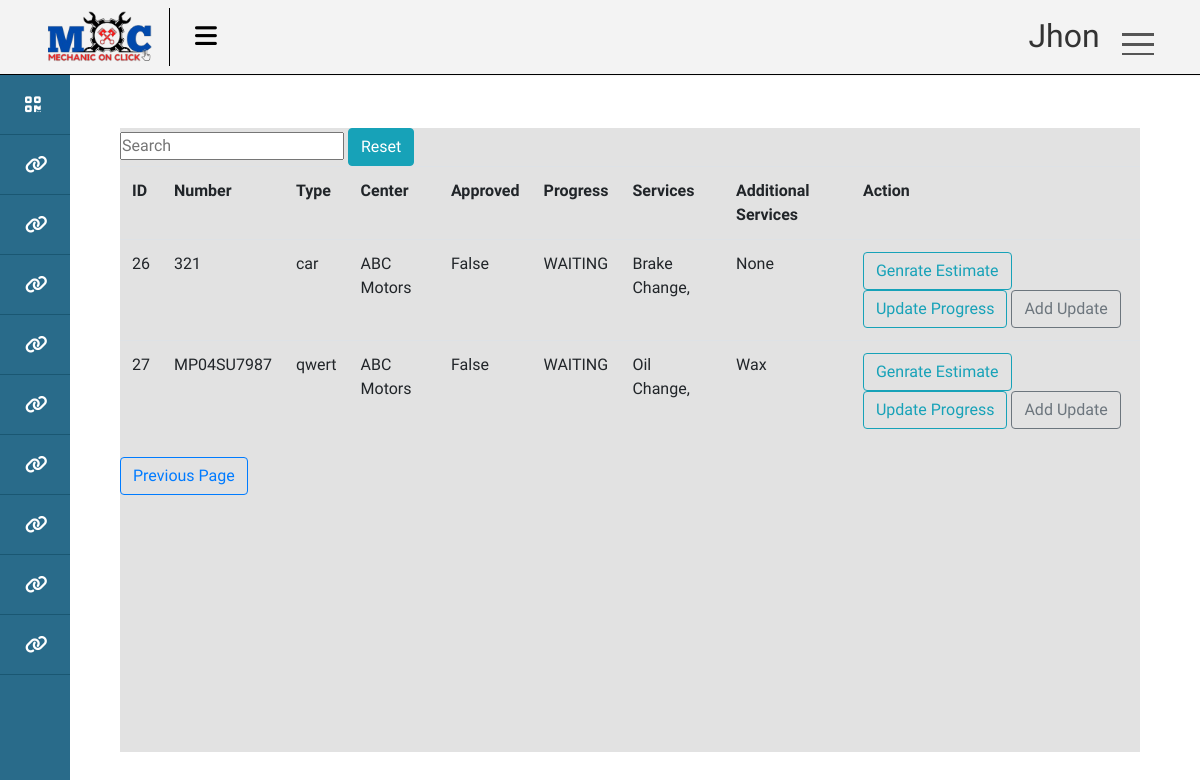
Page /services/list/ (signed in) on the earlier database version.
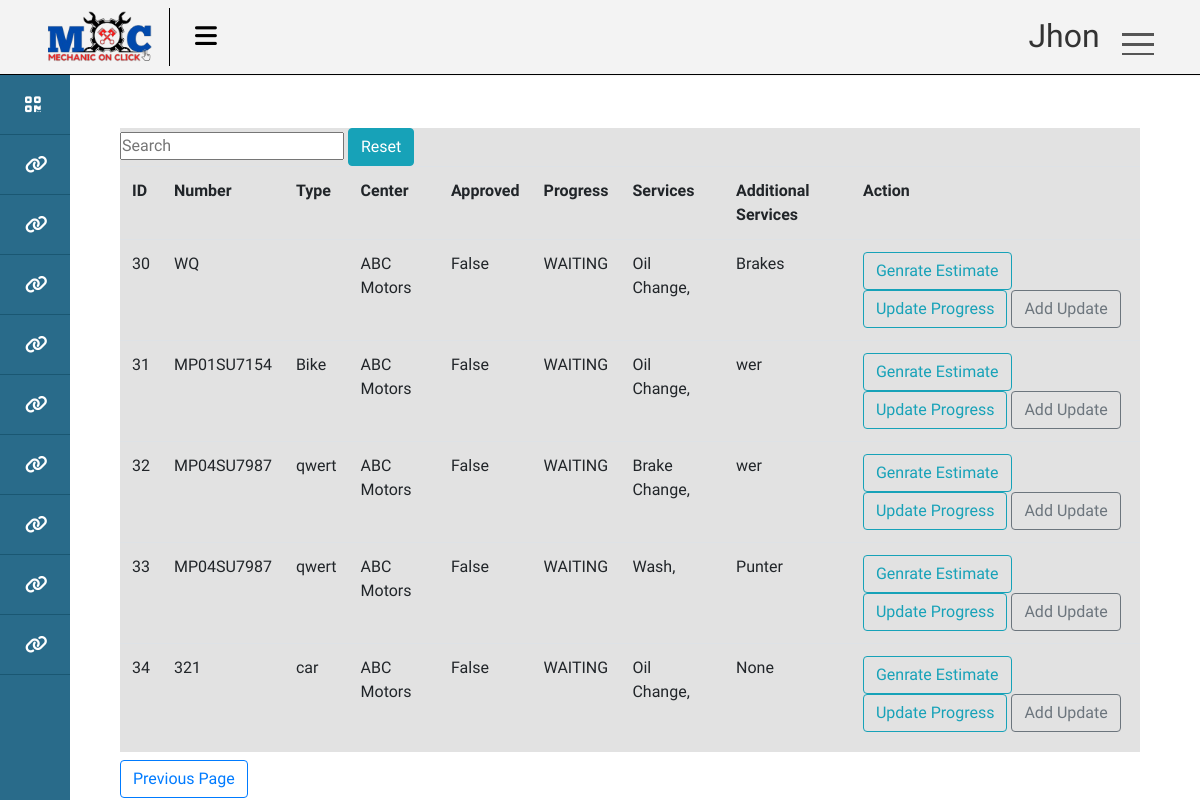
Same page on the later database version.
### account/models.py (models this page shows)
class User(AbstractUser):
    class Role(models.TextChoices):
        ADMIN = "ADMIN" , "Admin"
        CUSTOMER = 'CUSTOMER' , "Customer"
        EMPLOYEE = 'EMPLOYEE' , 'Employee'
        HR = 'HR' , 'Human Resource Manager'
        SM = 'SM' , 'Service Manager'
        SA = 'SA' , 'Service Advisor'
        NA = 'NA' , 'NA'
        BSM = 'BSM' , 'Body Shop Manager'
        BSA = 'BSA' , 'Body Shop Advisor'
        CRM = 'CRM' , 'Customer Relationship Manager'
        SPM = 'SPM' , 'Spare Part Manager'
        SPE = 'SPE' , 'Spare Part Executive'
        AM  = 'AM' , 'Account Manager'
    phone = models.CharField(max_length=13,unique=True , null=True , blank=True)
    role = models.CharField(max_length=50 , choices=Role.choices ,default= Role.CUSTOMER)
    is_active = models.BooleanField(default=False)

### ERP/models.py (models this page shows, shortened)
class Service(models.Model):
    class Progress(models.TextChoices):
        WAITING = 'WAITING' , 'Waiting'
        DOING = 'DOING' , 'Doing'
    vehical = models.ForeignKey(Vehical , on_delete=models.SET_NULL, blank=True , null= True)
    center = models.ForeignKey(Center , on_delete=models.SET_NULL , null=True , blank= True)
    services = models.ManyToManyField(CenterServices)
    products = models.ManyToManyField(CenterProduct)
    progress = models.CharField(max_length=20 , choices=Progress.choices , default= Progress.WAITING)
    date = models.DateTimeField(auto_now_add=True)
    additional_services = models.CharField(max_length=200 ,null=True , blank=True)
    additional_services_cost = models.IntegerField(default=0)
    is_approved = models.BooleanField(default=False)
    def __str__(self) -> str:
        return str(self.vehical.number) + ' - ' + str(self.date.date())

class Vehical(models.Model):
    customer = models.ForeignKey(Customer , on_delete=models.CASCADE)
    number = models.CharField(max_length=20 , unique= True , blank=False , null= False)
    type = models.CharField(max_length=20)

class CenterServices(models.Model):
    name = models.CharField(max_length=100)
    description = models.CharField(max_length=400, default="Diam dolor diam ipsum sit amet diam et eos erat ipsum")
    price = models.IntegerField(default=500)
    center = models.ForeignKey(Center,on_delete= models.CASCADE)
    tax = models.FloatField(default=5)

### Franchise/models.py (models this page shows, shortened)
class Center(models.Model):
    name = models.CharField(max_length=100)
    location = models.ForeignKey(Location , null=True , blank= True , on_delete= models.SET_NULL)
    code = models.CharField(max_length=12 , unique=True , null=True , blank= True)

### account/decorators.py (the view)
        def wrapper(request , *args, **kwargs):
            group = None
            role = request.user.role
            if role in allowed_roles:
                return view_func(request , *args, **kwargs)
            else :
                return redirect('unauth_page')

### ERP/views.py (called while the page is built)
@login_required(login_url= 'login_page')
@allowed_users(allowed_roles=[User.Role.EMPLOYEE,User.Role.ADMIN])
def employee_service_list(request):
    context = {}
    employee = Employee.objects.get(user = request.user )
    services = list(Service.objects.filter(center = employee.center))
    print(services)
    context['services'] = services
    return render(request , 'ERP/service/employee_list.html', context)

### templates/ERP/service/employee_list.html (shortened to what this page needs)
{% extends 'ERP/base.html' %}
{% load static %}
{% block content %}
{% include 'ERP/search_widget.html' %}
<table id="myTable" class = 'table'>
    <tr>
        <th>ID</th>
        <th>Number</th>
        <th>Type</th>
        <th>Center</th>
        <th>Approved</th>
        <th>Progress</th>
        <th>Services</th>
        <th>Additional Services</th>
        <th>Action</th>
        </tr>
        {% for service in services %}
        <tr>
            <td>{{service.id}}</td>
            <td>{{service.vehical.number}}</td>
            <td>{{service.vehical.type}}</td>
            <td>{{service.center.name}}</td>
            <td>{{service.is_approved}}</td>
            <td>{{service.progress}}</td>
            <td>
                {% for ser in service.services.all %}
            <p>{{ser.name}},</p>
                    {% endfor %}
            </td>
            <td>{{service.additional_services}}</td>
            <td>
                <a class="btn btn-outline-info" href="{% url 'genrate_estimate' service.id %}">Genrate Estimate</a>
                <a class="btn btn-outline-info" href="{% url 'progress_update_page' service.id %}">Update Progress</a>
                <a class="btn btn-outline-secondary" href="{% url 'employee_service_update_page' service.id %}">Add Update</a>
            </td>
        </tr>
        {% endfor %}
        </table>
        <input class="btn btn-outline-primary" type=button value="Previous Page" onClick="javascript:history.go(-1);">
{% endblock %}

### templates/ERP/base.html (shortened to what this page needs)
{% load static %}
<!DOCTYPE html>
<html lang="en">
<head>
   <link rel="stylesheet" href="{% static 'css/dashboard.css' %}">
   <link rel="stylesheet" href="https://cdn.jsdelivr.net/npm/bootstrap@4.0.0/dist/css/bootstrap.min.css">
 </head>
</head>
<body>
<div id="main">
 <div class="wrapper hover_collapse">
	<div class="top_navbar">
		<div class="logo"><img src="{% static 'img/MoC.png' %}" alt=""></div>
		<div class="menu">
			<div class="hamburger">
				<i class="fas fa-bars"></i>
			</div>
		</div>
	</div>
    <div class="navigation">
		<div class="userBx">
			<p class="username">{{request.user}}</p>
		</div>
		<div class="menuToggle"></div>
      <ul class="menu2">
	  </ul>
	</div>
	{% include 'ERP/dashboard/main_dash.html' %}
	<div class="box">
        {% block content %}
        {% endblock %}
	</div>
</div>
</div>
</body>
</html>

### templates/ERP/dashboard/main_dash.html
{% if request.user.role == "CUSTOMER" %}
{% include 'ERP/dashboard/customer.html' %}
{% else %}
{% include 'ERP/dashboard/admin.html' %}
{% endif %}

### templates/ERP/dashboard/admin.html (shortened to what this page needs)
<div class="sidebar">
    <div class="sidebar_inner">
    <ul>
        <li>
            <a href=" {% url 'add_service_page' %} ">
                <span class="icon"><i class="fa fa-qrcode"></i></span>
            </a>
        </li>
        <li>
            <a href="{% url 'employee_service_list' %}">
                <span class="icon"><i class="fa fa-link"></i></span>
            </a>
        </li>
        <li>
            <a href="{% url 'estimates' %}">
                <span class="icon"><i class="fa fa-link"></i></span>
            </a>
        </li>
        <li>
            <a href="{% url 'approve_page' %}">
                <span class="icon"><i class="fa fa-link"></i></span>
            </a>
        </li>
        <li>
            <a href="{% url 'attendance' %}">
                <span class="icon"><i class="fa fa-link"></i></span>
            </a>
        </li>
        <li>
            <a href="{% url 'assign_task' %}">
                <span class="icon"><i class="fa fa-link"></i></span>
            </a>
        </li>
        <li>
            <a href="{% url 'tasks_list' %}">
                <span class="icon"><i class="fa fa-link"></i></span>
            </a>
        </li>
        <li>
            <a href="{% url 'employee_tasks' %}">
                <span class="icon"><i class="fa fa-link"></i></span>
            </a>
        </li>
        <li>
            <a href="{% url 'center_product_list' %}">
                <span class="icon"><i class="fa fa-link"></i></span>
            </a>
        </li>
        <li>
            <a href="{% url 'add_product' %}">
                <span class="icon"><i class="fa fa-link"></i></span>
            </a>
        </li>
    </ul>
    </div>
</div>

### templates/ERP/search_widget.html
<div >
    <input placeholder="Search" type="text" id="searchbox" onkeyup="searchFunction()">
    <a href="" class="btn btn-info">Reset</a>
</div>

### static/css/dashboard.css (style rules this page uses)
* { font-family: "Baloo Paaji 2", cursive; margin: 0; padding: 0; box-sizing: border-box; list-style: none; text-decoration: none; }
body { background: #ffffff; }
#main { width:100%; height:100%; background-color: salmon; }
.top_navbar { position: fixed; top: 0; left: 0; width: 100%; height: 75px; background: #f3f3f3; box-shadow: 1px 0 2px rgba(0, 0, 0, 0.125); display: flex; align-items: center; border-bottom: 1px solid #000000; }
.top_navbar .logo { width: 170px; padding: 0px 45px; color: white; border-right: 1px solid #000000; }
.top_navbar > .logo > img { width: 110px; }
.top_navbar .menu { width: calc(50% - 250px); padding: 0 25px; display: flex; justify-content: space-between; align-items: center; }
.top_navbar .hamburger { font-size: 25px; cursor: pointer; color: rgb(0, 0, 0); }
.hover_collapse .sidebar { width: 70px; }
.navigation { position: absolute; top: 0px; top: 14px; right: 32px; width: 160px; height: 69px; display: flex; justify-content: space-between; transition: height 0.5s, width 0.5s; overflow: hidden; z-index: 9999; border-radius: 25px; }
.navigation .userBx { position: relative; width: 60px; height: 60px; display: flex; margin-left: 12%; display: flex; align-items: center; justify-content: space-evenly; transition: 0.5s; transition-delay: 0.5s; }
.navigation .userBx .username { white-space: nowrap; text-overflow: hidden; margin-left: 2%; color: #333; font-size: 32px; }
.navigation .menuToggle { position: relative; width: 60px; height: 60px; cursor: pointer; display: flex; justify-content: center; align-items: center; }
.navigation .menuToggle::before { content: ""; position: absolute; width: 32px; height: 3px; background-color: #555; transform: translateY(-10px); box-shadow: 0 10px #555; transition: 0.5s; }
.navigation .menuToggle::after { content: ""; position: absolute; width: 32px; height: 2px; background-color: #555; transform: translateY(10px); transition: 0.5s; }
.sidebar { position: fixed; top: 75px; left: 0; width: 280px; height: 100%; background: #296b8a; z-index: 99; }
.sidebar ul li a { display: block; padding: 16px 25px; border-bottom: 1px solid #1a5772; color: #0e94d4; }
.sidebar ul li a .icon { font-size: 18px; color: white; vertical-align: middle; }
.menu2 { position: absolute; width: 100%; height: calc(100%-60px); margin-top: 60px; padding: 20px; border-top: 1px solid black; }
#main .box { position: fixed; width: 85%; height: 78%; background-color: #e2e2e2; position: absolute; right:5%; bottom: 6%; }

Differences in the rows shown:
removed Service: id "26", vehical.number "321", vehical.type "car", center.name "ABC Motors", is_approved "False", progress "WAITING", additional_services "None", CenterServices (name "Brake Change")
removed Service: id "27", vehical.number "MP04SU7987", vehical.type "qwert", center.name "ABC Motors", is_approved "False", progress "WAITING", additional_services "Wax", CenterServices (name "Oil Change")
added Service: id "30", vehical.number "WQ", center.name "ABC Motors", is_approved "False", progress "WAITING", additional_services "Brakes", CenterServices (name "Oil Change")
added Service: id "31", vehical.number "MP01SU7154", vehical.type "Bike", center.name "ABC Motors", is_approved "False", progress "WAITING", additional_services "wer", CenterServices (name "Oil Change")
added Service: id "32", vehical.number "MP04SU7987", vehical.type "qwert", center.name "ABC Motors", is_approved "False", progress "WAITING", additional_services "wer", CenterServices (name "Brake Change")
added Service: id "33", vehical.number "MP04SU7987", vehical.type "qwert", center.name "ABC Motors", is_approved "False", progress "WAITING", additional_services "Punter"
now on this page (row unchanged): CenterServices: name "Wash", shown under "33"
added Service: id "34", vehical.number "321", vehical.type "car", center.name "ABC Motors", is_approved "False", progress "WAITING", additional_services "None", CenterServices (name "Oil Change")
